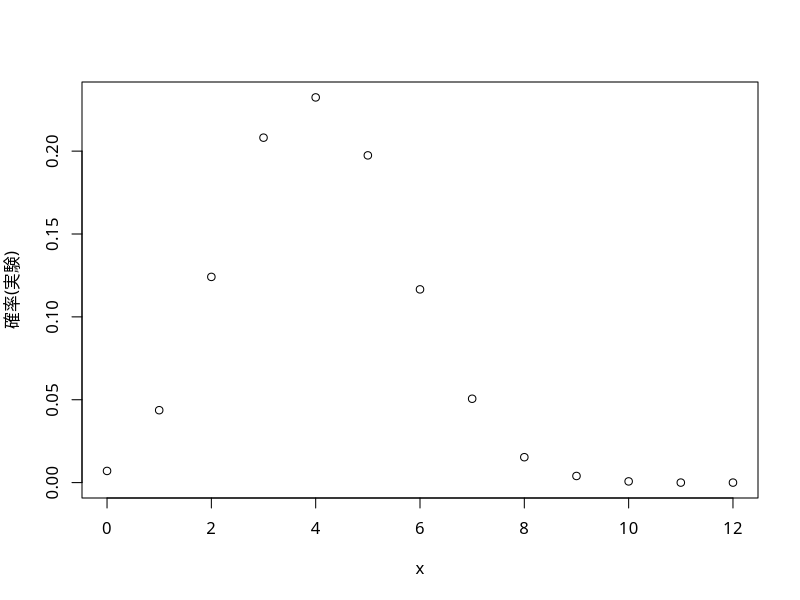
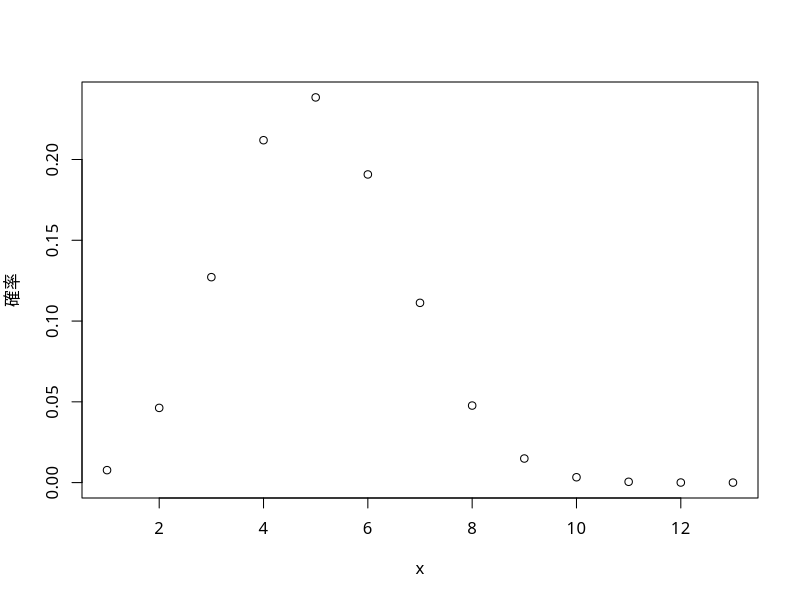

These charts were generated, in order, by the following R code:
x = c(0,1,2,3,4,5,6,7,8,9,10,11,12)
x
y=c(185,1149,3265,5475,6114,5194,3067,1331,403,105,19,0,0)
y
n=sum(y)
heikin=sum(x*y)/n
heikin
bunsan=sum((x-heikin)^2*y/n)
bunsan
# 実験による結果
par(family="HiraMaruProN-W4")                  
plot(y/n~x,xlab="x",ylab="確率(実験)")
# ２項分布B(12,1/3)
pp=dbinom(0:12,size=12,prob=1/3)
pp
par(family="HiraMaruProN-W4")                  
plot(pp,xlab="x",ylab="確率")
